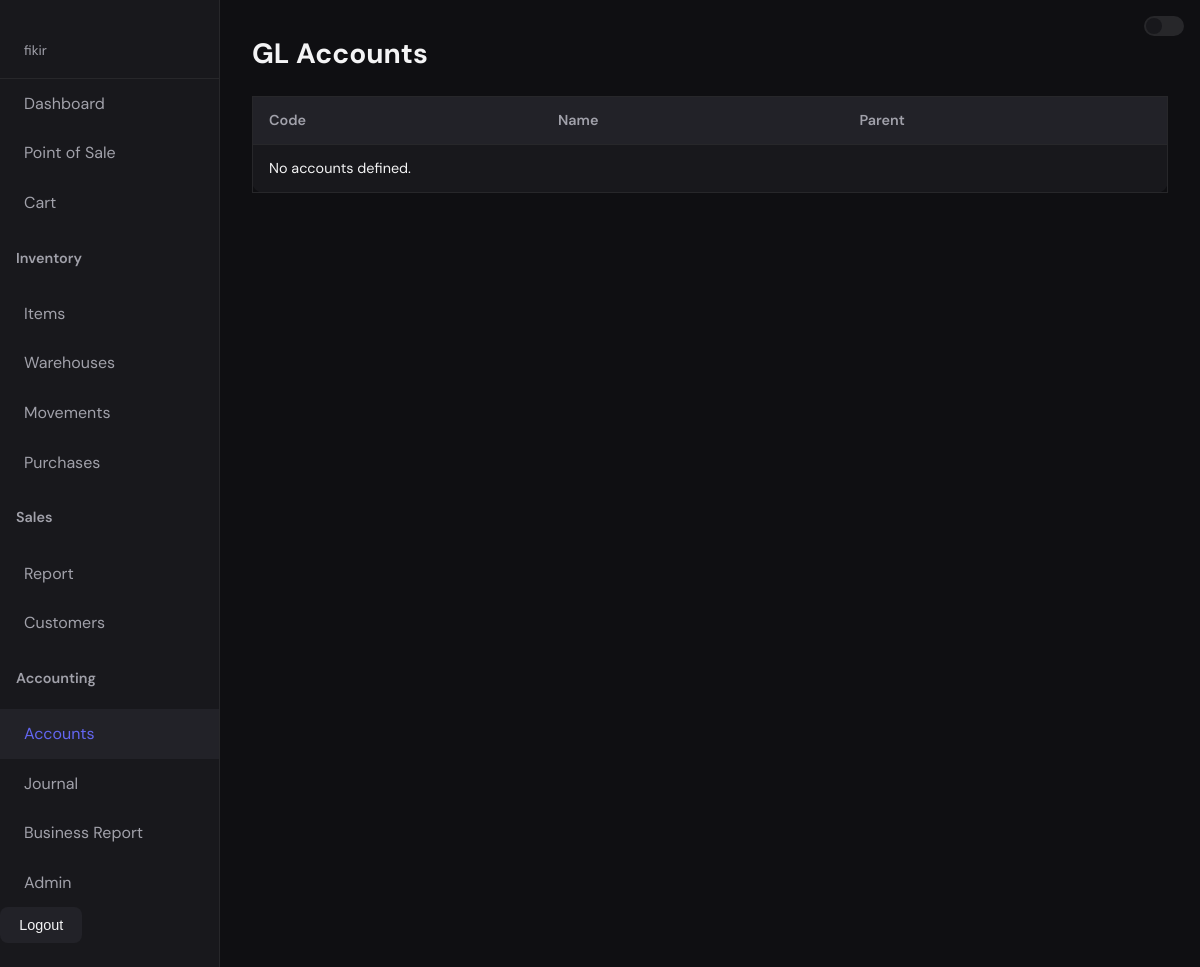
The page /inventory/accounts/ (signed in) on the database as committed earlier.
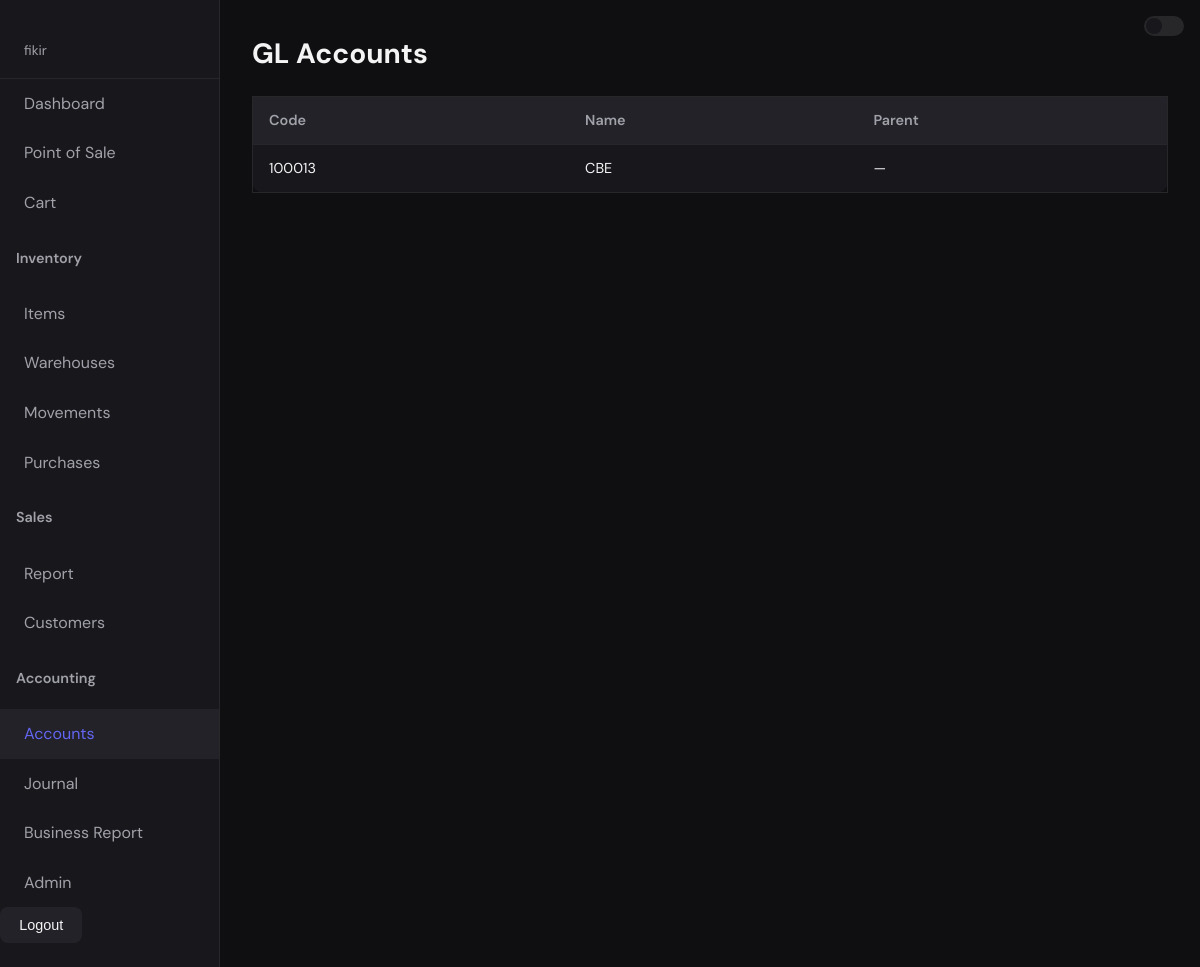
The same page on the database as committed later.
### inventory/models.py (models this page shows, shortened)
class Account(models.Model):
    name = models.CharField(max_length=100)
    code = models.CharField(max_length=20, blank=True)
    parent = models.ForeignKey(
        "self",
        null=True,
        blank=True,
        on_delete=models.CASCADE,
        related_name="children",
    )
    class Meta:
        verbose_name_plural = "accounts"

### inventory/views.py (the view)
# urls.py: path("accounts/", views.account_list, name="account_list"),
@login_required
def account_list(request):
    from .models import Account
    accounts = Account.objects.select_related("parent").order_by("code", "name")
    return render(request, "inventory/account_list.html", {"accounts": accounts})

### inventory/templates/inventory/account_list.html (shortened to what this page needs)
{% extends "base.html" %}
{% block content %}
<h1>GL Accounts</h1>
<table class="card">
    <thead>
        <tr><th>Code</th><th>Name</th><th>Parent</th></tr>
    </thead>
    <tbody>
        {% for a in accounts %}
        <tr>
            <td>{{ a.code }}</td>
            <td>{{ a.name }}</td>
            {% if a.parent %}
            <td>{{ a.parent.name }}</td>
            {% else %}
            <td>&mdash;</td>
            {% endif %}
        </tr>
        {% empty %}
        <tr><td colspan="3">No accounts defined.</td></tr>
        {% endfor %}
    </tbody>
</table>
{% endblock %}

Rows that differ between the two databases and show on the page:
added Account: code "100013", name "CBE"
Other text that changed with them:
text no longer shown: "No accounts defined."
